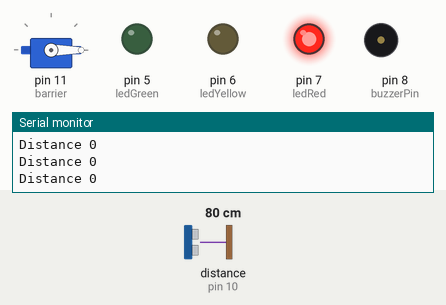
The sketch below on a simulated Arduino Uno, built with avr-gcc and run on an emulated ATmega328P. Shown: servo, output pins drawn as LEDs (lit = HIGH), buzzer (waves = sounding), the last lines printed to the serial monitor. Wiring (inferred from the names in the program): ultrasonic range finder: trigger pin 9; echo pin 10. Inputs (shaded band) come from the test bench; at power-on: distance to the obstacle (sensor on pin 10) 80 cm. The echo pulse lasts 58.3 µs per cm; pins used as bus, display or sensor lines are not drawn.

Above: at 1.2 s.
1.3 s: distance to the obstacle (sensor on pin 10) set to 46 cm
2.8 s: distance to the obstacle (sensor on pin 10) set to 40 cm
At 4.0 s:
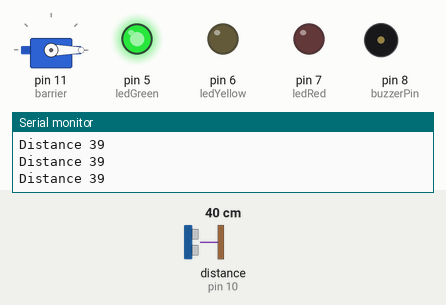
4.3 s: distance to the obstacle (sensor on pin 10) set to 34 cm
5.8 s: distance to the obstacle (sensor on pin 10) set to 28 cm
At 6.15 s:
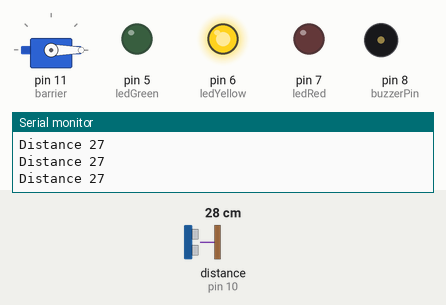
8.8 s: distance to the obstacle (sensor on pin 10) set to 18 cm
At 9.02 s:
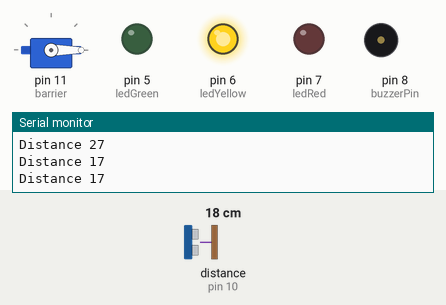
11.8 s: distance to the obstacle (sensor on pin 10) set to 15 cm
At 15.13 s:
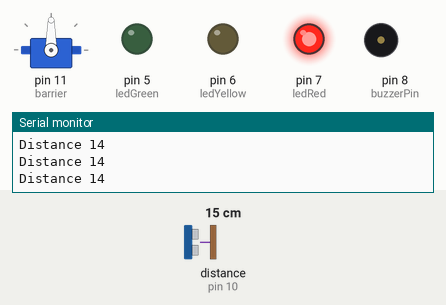
Timing chart, 0 to 15.8 s (numbered marks = the images above; inputs shaded):
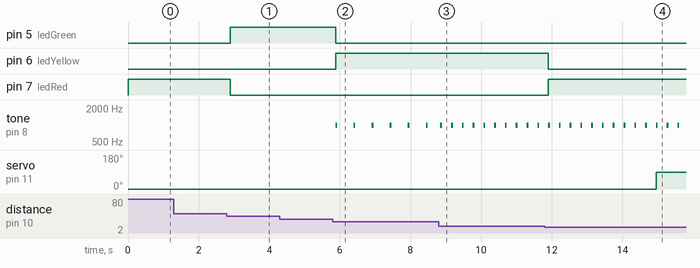

The sketch:

project_10_code.ino
```cpp
#include <Servo.h>
const int trigPin= 9, echoPin= 10;
const int ledGreen= 5, ledYellow= 6, ledRed= 7, buzzerPin=8;

Servo barrier;

unsigned long lastBeep = 0;
unsigned long parkedSince = 0;
bool inParkRange = false;
bool barrierOpen = false;

long getDistanceCm(){
  digitalWrite(trigPin, LOW);
  delayMicroseconds(2);
  digitalWrite(trigPin, HIGH);
  delayMicroseconds(10);
  digitalWrite(trigPin, LOW);
  long duration = pulseIn(echoPin, HIGH, 3000);
  return duration*0.0343 / 2;
}
void setup() {
pinMode(trigPin, OUTPUT);
pinMode(echoPin, INPUT);
pinMode(ledGreen, OUTPUT);
pinMode(ledYellow, OUTPUT);
pinMode(ledRed, OUTPUT);
pinMode(buzzerPin,OUTPUT);
barrier.attach(11);
barrier.write(0);
Serial.begin(9600);

}

void loop() {
  long d = getDistanceCm();
  Serial.print("Distance ");
  Serial.println(d);

  digitalWrite(ledGreen, d > 30);
  digitalWrite(ledYellow, d <= 30 && d > 15);
  digitalWrite(ledRed, d <= 15);

  if (d <= 30 && d > 0){
    int beepInterval = map(constrain(d, 5, 30), 5, 30, 80, 500);
    if(millis() - lastBeep > beepInterval){
      lastBeep = millis();
      tone(buzzerPin, 1000, 50);
    }
  }
bool nowInRange = (d > 8 && d <= 15);
if (nowInRange && !inParkRange) parkedSince = millis();
inParkRange = nowInRange;

if (inParkRange && millis() - parkedSince > 3000 && !barrierOpen){
  barrier.write(90);
  barrierOpen = true;
}
else if (!inParkRange && barrierOpen){
  barrier.write(0);
  barrierOpen = false;
}
delay(100);
}
```

Measured:
- the behaviour switches between 44 and 43 cm on distance to the obstacle (sensor on pin 10) (found by bisection; images 0 and 1)
- the behaviour switches between 32 and 31 cm on distance to the obstacle (sensor on pin 10) (found by bisection; images 1 and 2)
- the behaviour switches between 17 and 16 cm on distance to the obstacle (sensor on pin 10) (found by bisection; images 3 and 4)
- after the input at 2.8 s, pin 5 (ledGreen): LOW → HIGH after 0.09 s; pin 7 (ledRed): HIGH → LOW after 0.09 s
- after the input at 5.8 s, pin 5 (ledGreen): HIGH → LOW after 0.08 s; pin 6 (ledYellow): LOW → HIGH after 0.08 s; tone on pin 8 (buzzerPin): alternates 1000 Hz for 0.05 s and silent for 0.46 s, starting after 0.08 s
- after the input at 8.8 s, tone on pin 8 (buzzerPin): alternates 1000 Hz for 0.05 s and silent for 0.26 s, starting after 0.05 s
- after the input at 11.8 s, pin 6 (ledYellow): HIGH → LOW after 0.10 s; pin 7 (ledRed): LOW → HIGH after 0.10 s; servo on pin 11 (barrier): 0° → 90° after 3.2 s
